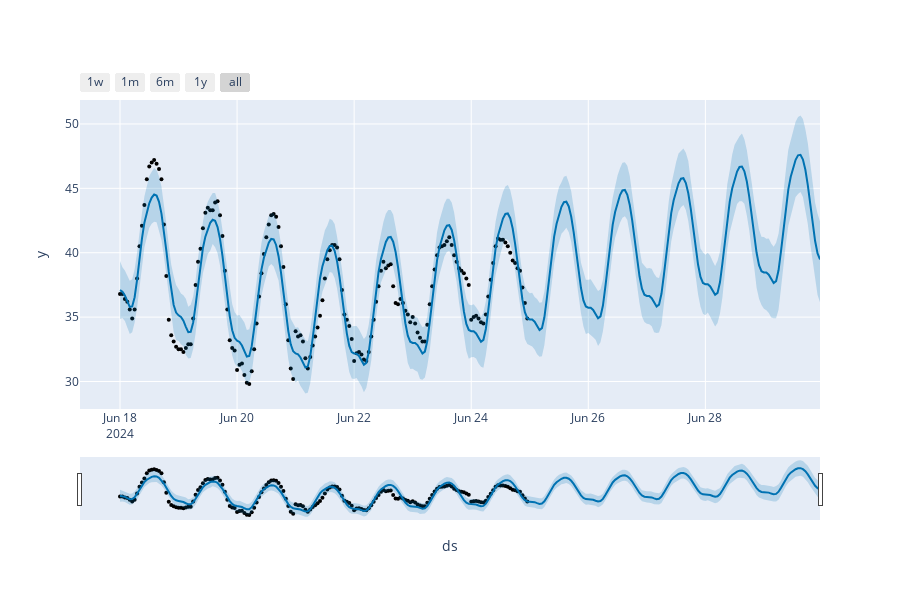

The cell this chart's notebook holds for it:
### Code cell
from prophet.plot import plot_plotly
plot_plotly(m,forecast)

### Figure 1 — Plotly figure (JSON) as saved in the notebook; plotly's stock layout.template omitted (floating-point values rounded to 4 significant figures; data arrays with more than 128 entries replaced by an {"elided": "..."} marker saying what was removed)
{"data": [{"marker": {"color": "black", "size": 4}, "mode": "markers", "name": "Actual", "type": "scatter", "x": {"elided": "168 str values"}, "y": {"elided": "168 float values"}}, {"hoverinfo": "skip", "line": {"width": 0}, "mode": "lines", "type": "scatter", "x": {"elided": "288 str values"}, "y": {"elided": "288 float values"}}, {"fill": "tonexty", "fillcolor": "rgba(0, 114, 178, 0.2)", "line": {"color": "#0072B2", "width": 2}, "mode": "lines", "name": "Predicted", "type": "scatter", "x": {"elided": "288 str values"}, "y": {"elided": "288 float values"}}, {"fill": "tonexty", "fillcolor": "rgba(0, 114, 178, 0.2)", "hoverinfo": "skip", "line": {"width": 0}, "mode": "lines", "type": "scatter", "x": {"elided": "288 str values"}, "y": {"elided": "288 float values"}}], "layout": {"height": 600, "showlegend": false, "width": 900, "xaxis": {"rangeselector": {"buttons": [{"count": 7, "label": "1w", "step": "day", "stepmode": "backward"}, {"count": 1, "label": "1m", "step": "month", "stepmode": "backward"}, {"count": 6, "label": "6m", "step": "month", "stepmode": "backward"}, {"count": 1, "label": "1y", "step": "year", "stepmode": "backward"}, {"step": "all"}]}, "rangeslider": {"visible": true}, "title": {"text": "ds"}, "type": "date"}, "yaxis": {"title": {"text": "y"}}}}
